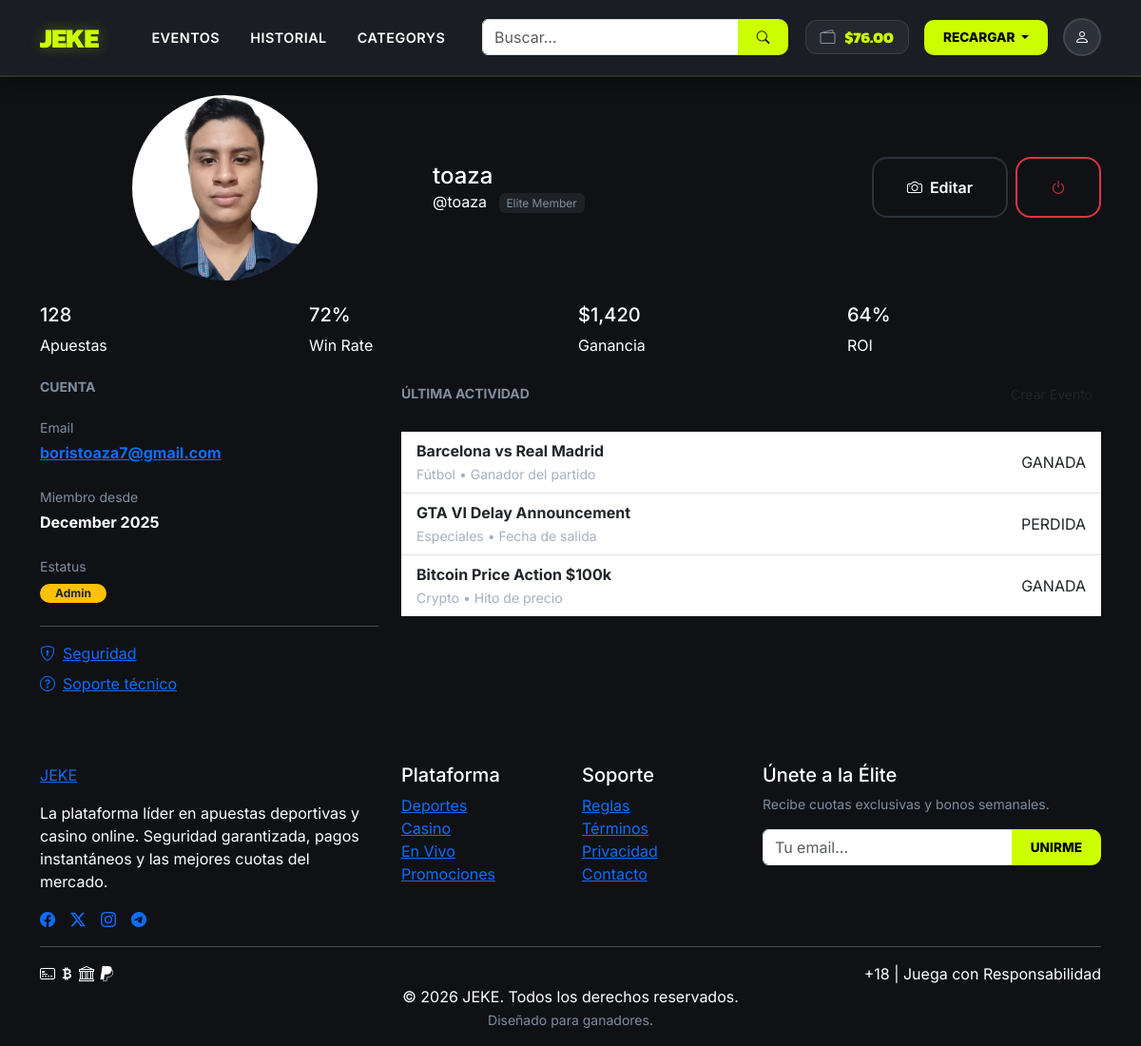
/profile/ (signed in), run on the app's committed database.
### wallet/models.py (models this page shows, shortened)
class Balance (models.Model):
    user = models.OneToOneField(User, on_delete=models.CASCADE, related_name="balance")
    balance = models.DecimalField(max_digits=12,decimal_places=2,default=0)

### users/models.py (models this page shows, shortened)
class Image(models.Model):
    user = models.ForeignKey(User, on_delete=models.CASCADE)
    name_image = models.CharField(
        max_length=255,
        default="default_image"
    )
    image = models.ImageField(upload_to='images/')

### users/views.py (the view)
# urls.py: path('profile/', views.profile_view, name="profile"),
@login_required
def profile_view(request):
    image_profile = get_image_profile(request)
    context = {
        "image": image_profile
    }
    return render(request, "profile.html", context)

### users/context_processors.py (called while the page is built)
def site_info(request):
    categorys = Category.objects.all().values()
    balance = None
    if request.user.is_authenticated:
        balance_obj = Balance.objects.filter(user=request.user).first()
        if balance_obj:
            balance = balance_obj.balance
    return {
        "category": categorys,
        "balance": balance
    }

### users/selectors.py (called while the page is built)
def get_image_profile(request):
    if not request.user.is_authenticated:
        return None
    return Image.objects.filter(user_id=request.user.id).order_by("-id").first()

### users/templates/profile.html (shortened to what this page needs)
{% extends "master.html" %}
{% block content %}
<div class="container my-5">
    <div class="card-jeke mb-4" style="margin-top: 80px;">
        <div class="row align-items-center">
            <div class="col-md-auto text-center">
                <div class="avatar mx-auto d-flex align-items-center justify-content-center">
                    {% if image %}
                        <img src="{{ image.image.url }}" alt="Perfil" class="img-fluid w-50 h-50 object-fit-cover rounded-pill ">
                    {% else %}
                        <i class="bi bi-person-fill fs-1 text-muted"></i>
                    {% endif %}
                </div>
            </div>
            <div class="col-md text-center text-md-start mt-3 mt-md-0">
                <h4 class="username mb-0">{{ user.username }}</h4>
                <div class="handle">@{{ user.username }} <span class="ms-2 badge bg-dark text-muted fw-normal" style="color:white">Elite Member</span></div>
            </div>
            <div class="col-md-auto text-center text-md-end mt-4 mt-md-0">
                <div class="d-flex gap-2 justify-content-center">
                    <button type="button" class="btn btn-outline-jeke" data-bs-toggle="modal" data-bs-target="#editImageModal">
                        <i class="bi bi-camera me-2"></i>Editar
                    </button>
                    <form method="post" action="{% url 'logout' %}" class="d-inline">
                        <button type="submit" class="btn btn-outline-jeke text-danger border-danger" onclick="return confirm('¿Cerrar sesión?')">
                            <i class="bi bi-power"></i>
                        </button>
                    </form>
                </div>
            </div>
        </div>
    </div>
    <div class="row g-3 mb-4">
        <div class="col-6 col-md-3">
            <div class="stat">
                <h5>128</h5>
                <span>Apuestas</span>
            </div>
        </div>
        <div class="col-6 col-md-3">
            <div class="stat">
                <h5>72%</h5>
                <span>Win Rate</span>
            </div>
        </div>
        <div class="col-6 col-md-3">
            <div class="stat">
                <h5>$1,420</h5>
                <span>Ganancia</span>
            </div>
        </div>
        <div class="col-6 col-md-3">
            <div class="stat">
                <h5>64%</h5>
                <span>ROI</span>
            </div>
        </div>
    </div>
    <div class="row g-4">
        <div class="col-md-4">
            <div class="card-jeke h-100">
                <h6 class="text-uppercase small fw-bold text-muted mb-4">Cuenta</h6>
                <div class="mb-4">
                    <label class="d-block small text-muted mb-1">Email</label>
                    <a href="mailto:{{ user.email }}" class="fw-bold">{{ user.email|default:"No vinculado" }}</a>
                </div>
                <div class="mb-4">
                    <label class="d-block small text-muted mb-1">Miembro desde</label>
                    <span class="fw-bold">{{ user.date_joined|date:"F Y" }}</span>
                </div>
                <div class="mb-4">
                    <label class="d-block small text-muted mb-1">Estatus</label>
                    <span class="badge {% if user.is_staff %}bg-warning text-dark{% else %}bg-primary{% endif %} px-3 rounded-pill">
                        {% if user.is_staff %}Admin{% else %}Usuario VIP{% endif %}
                    </span>
                </div>
                <hr class="opacity-10">
                <div class="d-grid gap-2">
                    <a href="#" class="jeke-link"><i class="bi bi-shield-lock me-2"></i>Seguridad</a>
                    <a href="#" class="jeke-link"><i class="bi bi-question-circle me-2"></i>Soporte técnico</a>
                </div>
            </div>
        </div>
        <div class="col-md-8">
            <div class="card-jeke h-100">
                <div class="d-flex justify-content-between align-items-center mb-4">
                    <h6 class="text-uppercase small fw-bold text-muted mb-0">Última Actividad</h6>
                    {% if user.is_authenticated and user.is_staff %}
                    <button class="btn btn-jeke btn-sm" data-bs-toggle="modal" data-bs-target="#crearEvento">
                        Crear Evento
                    </button>
                    {% endif %}
                </div>
                <div class="list-group list-group-flush">
                    <a href="#" class="list-group-item d-flex justify-content-between align-items-center">
                        <div>
                            <div class="fw-bold">Barcelona vs Real Madrid</div>
                            <small class="text-muted">Fútbol • Ganador del partido</small>
                        </div>
                        <span class="badge-win">GANADA</span>
                    </a>
                    <a href="#" class="list-group-item d-flex justify-content-between align-items-center">
                        <div>
                            <div class="fw-bold">GTA VI Delay Announcement</div>
                            <small class="text-muted">Especiales • Fecha de salida</small>
                        </div>
                        <span class="badge-loss">PERDIDA</span>
                    </a>
                    <a href="#" class="list-group-item d-flex justify-content-between align-items-center">
                        <div>
                            <div class="fw-bold">Bitcoin Price Action $100k</div>
                            <small class="text-muted">Crypto • Hito de precio</small>
                        </div>
                        <span class="badge-win">GANADA</span>
                    </a>
                </div>
            </div>
        </div>
    </div>
</div>
{% endblock %}

### users/templates/componets/navbar.html (shortened to what this page needs)
<header>
        <nav class="navbar navbar-expand-lg fixed-top">
            <div class="container">
                <a class="navbar-brand" href="/">JEKE</a>
                <div class="collapse navbar-collapse" id="jekeNav">
                    <ul class="navbar-nav me-auto mb-2 mb-lg-0 ms-lg-4">
                        <li class="nav-item">
                            <a class="nav-link" href="{% url 'events:event_list' %}">Eventos</a>
                        </li>
                        <li class="nav-item">
                            <a class="nav-link" href="{% url 'bets:making_bet' %}">Historial</a>
                        </li>
                        <li class="nav-item">
                            <div class="dropdown">
                                <div data-bs-toggle="dropdown">
                                    <a class="nav-link">Categorys</a>
                                </div>
                            </div>
                        </li>
                    </ul>
                    <div class="container col-4">
                        <form action="{% url 'events:event_list' %}" method="get">
                            <div class="input-group">
                                <input type="text" name="search" class="form-control search" placeholder="Buscar..."
                                    value="{{ search_input|default:'' }}">
                                <button class="btn btn-deposit" type="submit">
                                    <i class="bi bi-search"></i>
                                </button>
                            </div>
                        </form>
                    </div>
                    <div class="d-flex align-items-center gap-3">
                        {% if user.is_authenticated %}
                        <div class="wallet-display d-none d-md-flex">
                            <i class="bi bi-wallet2 text-muted"></i>
                            <span class="balance-amount">
                                ${{ balance|floatformat:2 }}
                            </span>
                        </div>
                        {% endif %}
                        {% if user.is_authenticated %}
                        <div class="dropdown">
                            <button class="btn btn-secondary dropdown-toggle btn-deposit" type="button"
                                data-bs-toggle="dropdown" aria-expanded="false">
                                Recargar
                            </button>
                        </div>
                        {% endif %}
                        {% if user.is_authenticated %}
                        <div class="dropdown">
                            <div class="user-profile" data-bs-toggle="dropdown">
                                <i class="bi bi-person text-white"></i>
                            </div>
                            {% else %}
                            <a href="{% url 'login' %}" class="user-profile">
                                <i class="bi bi-person text-white"></i>
                            </a>
                            {% endif %}
                        </div>
                    </div>
                </div>
            </div>
        </nav>
    </header>

### users/static/navbar.css (style rules this page uses)
.navbar { background: var(--jeke-card) !important; border-bottom: 2px solid rgba(204, 255, 0, 0.1); padding: 0.8rem 0; box-shadow: 0 4px 20px rgba(0, 0, 0, 0.4); }
.navbar-brand { font-family: 'Kanit', sans-serif; font-size: 1.8rem; font-weight: 800; letter-spacing: -1px; color: var(--jeke-accent) !important; text-transform: uppercase; text-shadow: 0 0 15px rgba(204, 255, 0, 0.3); }
.nav-link { color: var(--jeke-text) !important; font-weight: 600; font-size: 0.9rem; text-transform: uppercase; letter-spacing: 0.5px; padding: 0.5rem 1rem !important; transition: 0.3s ease; }
.wallet-display { background: rgba(255, 255, 255, 0.05); border-radius: 12px; padding: 5px 15px; border: 1px solid rgba(255, 255, 255, 0.1); display: flex; align-items: center; gap: 10px; }
.balance-amount { color: var(--jeke-accent); font-weight: 800; font-family: 'Kanit', sans-serif; }
.btn-deposit { background: var(--jeke-accent); color: #000 !important; font-weight: 800; border-radius: 10px; padding: 8px 20px; text-transform: uppercase; font-size: 0.85rem; border: none; transition: 0.3s; }
.user-profile { width: 40px; height: 40px; background: #2d323a; border-radius: 50%; display: flex; align-items: center; justify-content: center; cursor: pointer; border: 2px solid rgba(255, 255, 255, 0.1); }

### users/static/hero.css (style rules this page uses)
.btn-outline-jeke { border: 2px solid #2d323a; color: #fff; padding: 18px 35px; border-radius: 16px; font-weight: 600; }
.text-muted { color: var(--jeke-muted) !important; opacity: 0.85; }

### users/static/details.css (style rules this page uses)
:root { --jeke-bg: #0b0d11; --jeke-card: #161920; --jeke-accent: #ccff00; --jeke-text: #ffffff; --jeke-muted: #94a3b8; --jeke-border: rgba(255, 255, 255, 0.05); }

### users/static/success.css (style rules this page uses)
:root { --jeke-bg: #0b0d11; --jeke-card: #161920; --jeke-accent: #ccff00; --jeke-success: #00ff88; }

### users/templates/master.html (style rules this page uses)
:root { --jeke-bg: #0f1115; --jeke-card: #1a1d23; --jeke-accent: #ccff00; --jeke-text: #ffffff; --jeke-muted: #94a3b8; }
body { font-family: 'Inter', sans-serif; background-color: var(--jeke-bg); color: var(--jeke-text); margin-top: 100px; }

### data on the page
Balance: balance "76.00"
Image: image (picture)

### other printed values
{{ user.username }} "toaza"
{{ user.email|default:"No vinculado" }} "boristoaza7@gmail.com"
{{ user.date_joined|date:"F Y" }} "December 2025"
